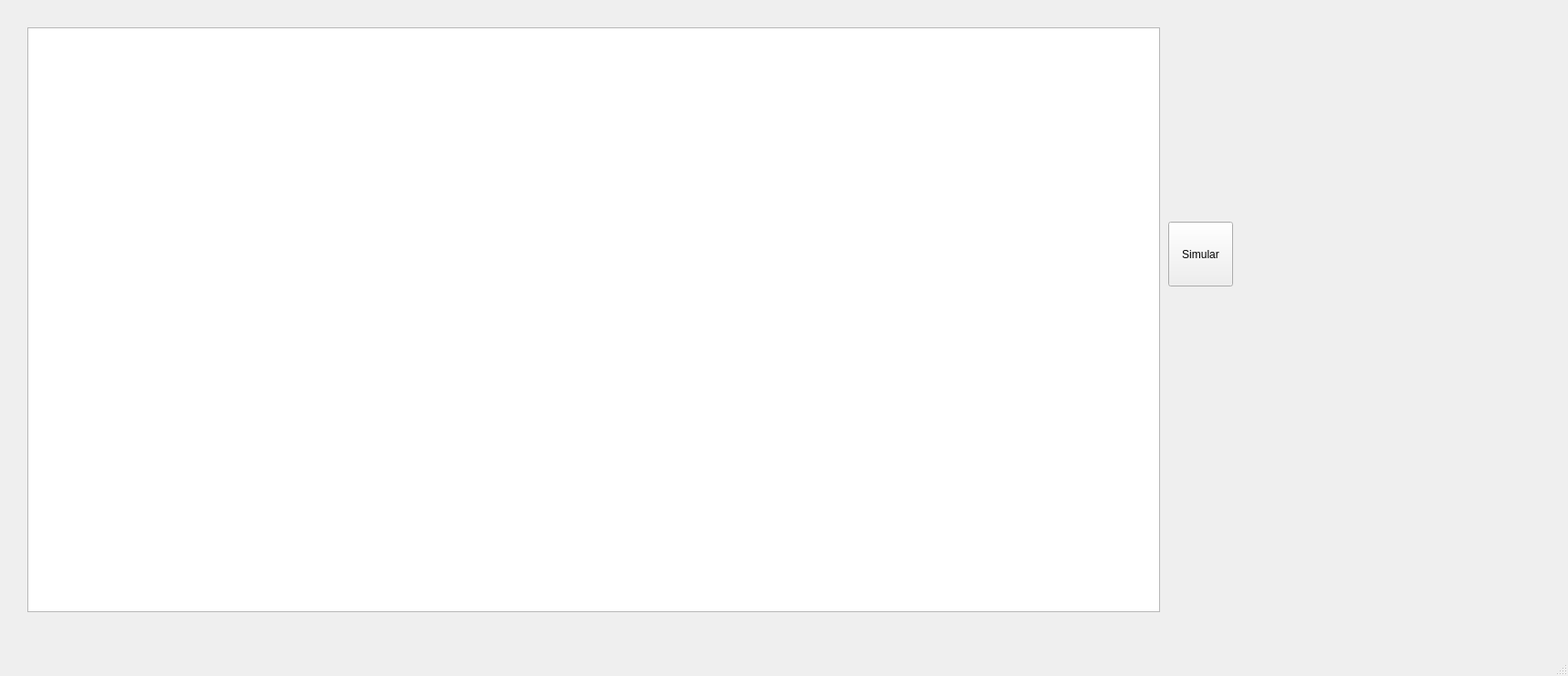
<?xml version="1.0" encoding="UTF-8"?>
<ui version="4.0">
 <class>MainWindow</class>
 <widget class="QMainWindow" name="MainWindow">
  <property name="geometry">
   <rect>
    <x>0</x>
    <y>0</y>
    <width>1718</width>
    <height>741</height>
   </rect>
  </property>
  <property name="windowTitle">
   <string>MainWindow</string>
  </property>
  <widget class="QWidget" name="centralwidget">
   <widget class="QGraphicsView" name="graphicsView">
    <property name="geometry">
     <rect>
      <x>30</x>
      <y>30</y>
      <width>1241</width>
      <height>641</height>
     </rect>
    </property>
   </widget>
   <widget class="QPushButton" name="bntSimular">
    <property name="geometry">
     <rect>
      <x>1280</x>
      <y>243</y>
      <width>71</width>
      <height>71</height>
     </rect>
    </property>
    <property name="text">
     <string>Simular</string>
    </property>
   </widget>
  </widget>
  <widget class="QMenuBar" name="menubar">
   <property name="geometry">
    <rect>
     <x>0</x>
     <y>0</y>
     <width>1718</width>
     <height>22</height>
    </rect>
   </property>
  </widget>
  <widget class="QStatusBar" name="statusbar"/>
 </widget>
 <resources/>
 <connections/>
</ui>
